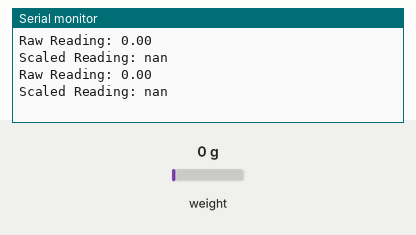
A sketch run on a simulated Arduino Uno, built with avr-gcc and run on an emulated ATmega328P. Parts: the last lines printed to the serial monitor. The inputs (shaded band) are chosen by the test bench; at power-on: weight on the scale 0 g.

Above: at 12.2 s.
12.3 s: weight on the scale set to 100 g
At 13.2 s:
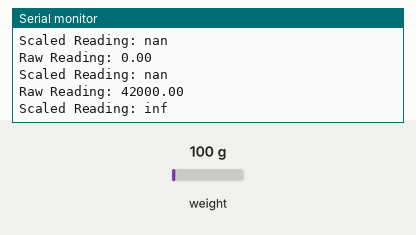
14.8 s: weight on the scale set to 1250 g
At 15.3 s:
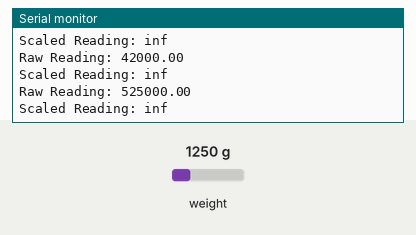
Timing chart, 0 to 17.8 s (numbered marks = the images above; inputs shaded):
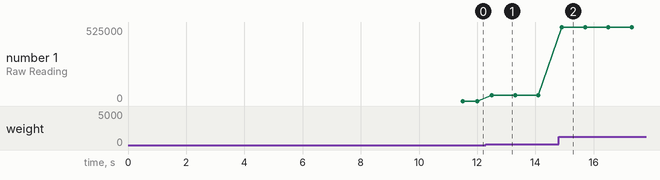

Measured:
- after the input at 12.3 s, the serial monitor: prints a new line after 0.20 s (image 1)
- after the input at 14.8 s, the serial monitor: prints a new line after 0.11 s (image 2)
- plotted number 1: 0 → 42000 after the input at 12.3 s, 42000 → 525000 after the input at 14.8 s

The sketch:

TriggerOnThreshold.ino
```cpp
/* Calibration sketch for HX711 */

#include "HX711.h"  // Library needed to communicate with HX711 https://github.com/bogde/HX711

//Source https://www.brainy-bits.com/load-cell-and-hx711-with-arduino/
#define DOUT  6  // Arduino pin 6 connect to HX711 DOUT
#define CLK  5  //  Arduino pin 5 connect to HX711 CLK
#define LED 12  //  Arduino Pin 12 connect to negative on LED with resistor
                //  Pin 12 -> resistor -> led -> ground

//The default measurements are done at 10Hz
#define INITIAL_SAMPLES 100 //Number of initial readings to average
#define LOOP_SAMPLES 5 //Number of readings to average every loop
#define THRESHOLD 1.3 //Reading/InitialReading

HX711 scale(DOUT, CLK);  // Init of library
float initialReading; //Used for relative measurement
void setup() {
  Serial.begin(9600);
  scale.set_scale(1);  // Start scale
  scale.tare();       // Reset scale to zero
  digitalWrite(LED, HIGH);
  initialReading = scale.get_units(INITIAL_SAMPLES);
  digitalWrite(LED, LOW);
}

void loop() {
  //Absolute Measurement float known_weight = 2000; //Weight of the thing you are measuring
  float current_reading=scale.get_units(LOOP_SAMPLES);  // get average of 5 scale readings
  float current_scale=current_reading/initialReading;
  //Absolute Measurement float scale_factor=(current_weight/known_weight);  // divide the result by a known weight
  Serial.print("Raw Reading: ");  // Print the scale factor to use
  Serial.println(current_reading);
  Serial.print("Scaled Reading: ");
  Serial.println(current_scale);
  if(current_scale > THRESHOLD){
    digitalWrite(LED, HIGH);
    delay(300);
  }
  else{
    digitalWrite(LED, LOW);
  }
}
```
